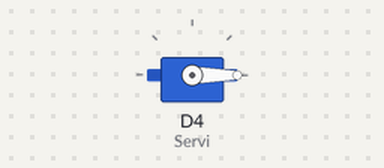
The sketch below on a simulated ESP8266 (NodeMCU). Parts: servo.

Above: at 0.05 s.
At 0.5 s:
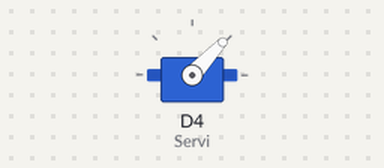
At 1.0 s:
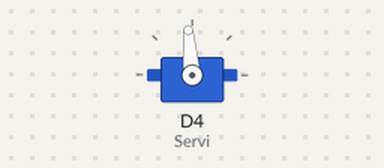
At 2.0 s:
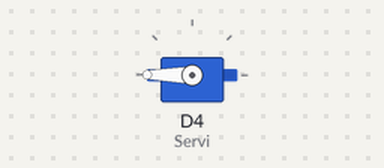
Timing chart, 0 to 4.6 s (numbered marks = the images above):
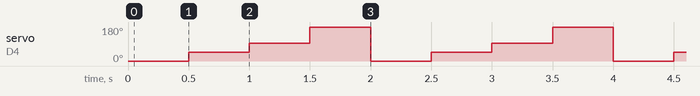

The sketch:

servo_easy.ino
```cpp
#include <Servo.h>
Servo Servi;


void setup() {
Servi.attach(D4,500,2400);


}

void loop() {
  Servi.write(500);
  delay(500);
  Servi.write(1000);
  delay(500);
  Servi.write(1500);
  delay(500);
  Servi.write(2400);
  delay(500);


}
```

Measured:
- by itself, servo on D4 (Servi): repeats every 2.0 s: 95° 0.50 s, 180° 0.50 s, 0° 0.50 s, 47° 0.50 s
